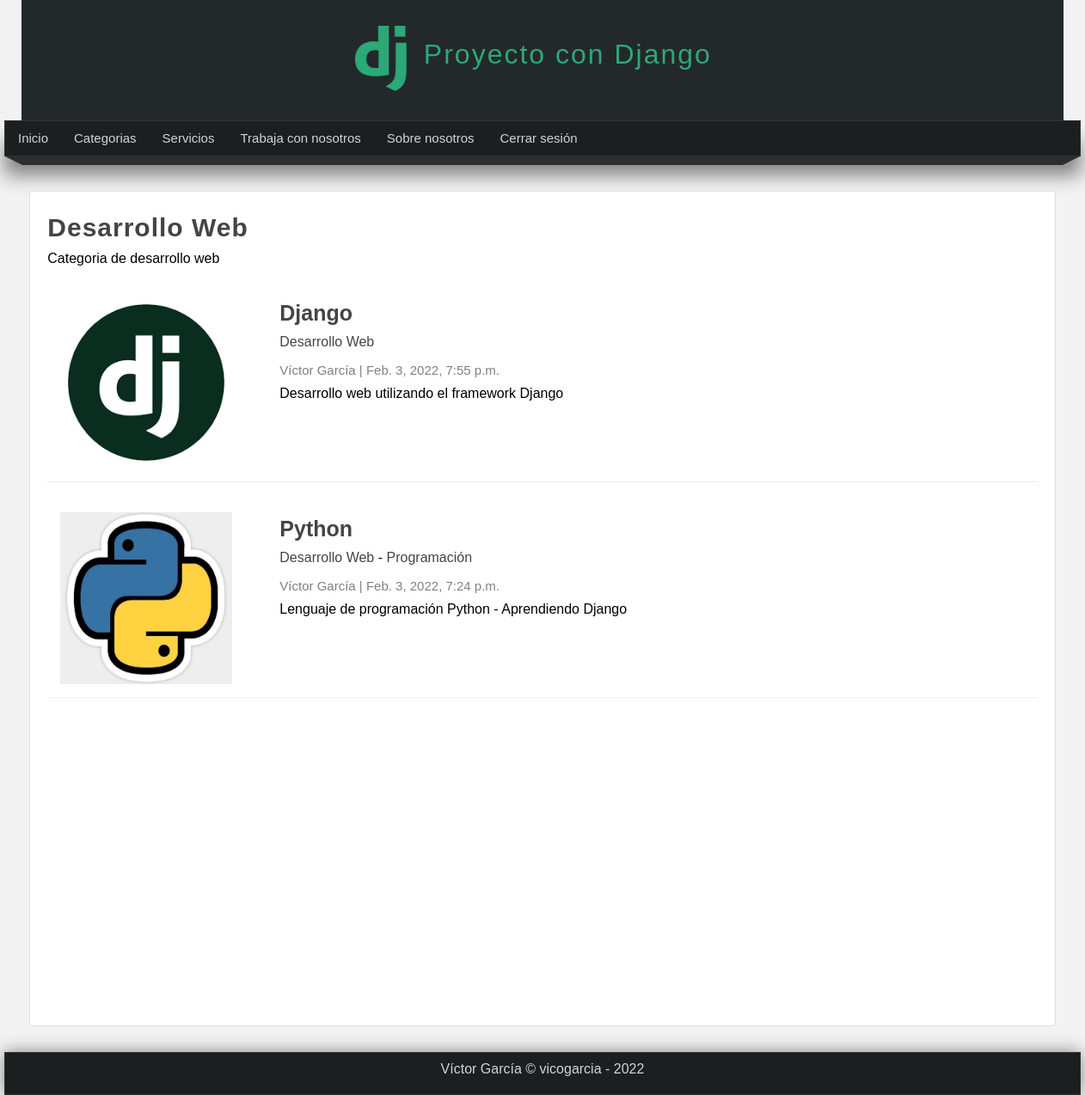
The page /categoria/1 (signed in) on the database its author committed.
### pages/models.py (models this page shows, shortened)
class Page(models.Model):
    title = models.CharField(max_length=50, verbose_name="Titulo")
    content= RichTextField(verbose_name="Contenido")
    slug= models.CharField(max_length=150, unique=True, verbose_name="URL amigable")
    order=models.IntegerField(default=0,verbose_name="orden")
    visible= models.BooleanField(verbose_name="Visible")
    created_at= models.DateTimeField(auto_now_add = True, verbose_name="Creado el")
    update_at= models.DateTimeField(auto_now=True, verbose_name="Actualizado el")
    class Meta:
        verbose_name = "Página"
        verbose_name_plural = "Páginas"

### blog/models.py (models this page shows, shortened)
class Category(models.Model):
    name = models.CharField(max_length=100,verbose_name="Nombre")
    description = models.CharField(max_length=255, verbose_name="Descripción")
    created_at = models.DateTimeField(auto_now_add=True, verbose_name="Creado el")
    class Meta:
        verbose_name = "Categoría"
        verbose_name_plural = "Categorías"

class Article(models.Model):
    title = models.CharField(max_length=150, verbose_name="Titulo")
    content = RichTextField(verbose_name = "Contenido")
    image = models.ImageField(default = 'null', verbose_name="Imagen", upload_to = "articles")
    public = models.BooleanField(verbose_name="Publicado")
    user = models.ForeignKey(User, editable= False, verbose_name="Usuario", on_delete=models.CASCADE)
    categories = models.ManyToManyField(Category, verbose_name="Categorias", blank=True, related_name="articles")
    created_at = models.DateTimeField(auto_now_add=True, verbose_name="Creado el")
    updated_at = models.DateTimeField(auto_now=True, verbose_name="Editado el")
    class Meta:
        verbose_name = "Artículo"
        verbose_name_plural = "Artículos"
        ordering = ['-created_at']

### blog/views.py (the view)
# urls.py: path('categoria/<int:category_id>', views.category, name='category'),
@login_required(login_url='login')
def category(request, category_id):
    category = get_object_or_404(Category,id=category_id)
    return render(request, 'categories/category.html', {
        'category': category,
    })

### blog/processor.py (called while the page is built)
def GetCategories(request):
    categories_use = Article.objects.filter(public=True).values_list('categories', flat= True)
    categories = Category.objects.filter(id__in=categories_use).values_list('id', 'name')
    return {
        'categories': categories,
        'ids':categories_use
    }

### pages/context_processors.py (called while the page is built)
def GetPages(request):
    pages = Page.objects.filter(visible=True).order_by('order').values_list('id', 'title', 'slug')
    return {
        'pages': pages
    }

### blog/templates/categories/category.html (shortened to what this page needs)
{% extends 'layouts/layout.html' %}
{% block content %}
    <h1 class="title">{{category.name}}</h1>
    <p>{{category.description}}</p>
    {% include 'articles/articles.html' with articles=category.articles.all %}
{% endblock content %}

### mainapp/templates/layouts/layout.html (shortened to what this page needs)
<!DOCTYPE html>
<html lang="es">
<head>
    {% load static %}
    <link rel="stylesheet" href={% static 'css/styles.css' %}>
</head>
<body>
    <header>
        <div id="logotipo">
            <img src="{% static 'images/logo.png' %}">
            <h1>Proyecto con Django</h1>
        </div>
    </header>
    <nav>
        <ul>
            <li><a href={% url 'index' %}>Inicio</a></li>
            {% if user.email %}
                <li><a href={% url 'list-articles' %}>Categorias</a>
                </li>
                {% for page in pages %}
                    <li><a href={% url 'page' page.2 %}>{{page.1}}</a></li>
                {% endfor %}
                <li><a href={% url 'logout' %}>Cerrar sesión</a></li>
            {% else %}
                <li><a href={% url 'register' %}>Registro</a></li>
                <li><a href={% url 'login' %}>Login</a></li>
            {% endif %}
        </ul>
    </nav>
    <div class="barra">
        <span class="esquina-izquierda"></span>
        <span class="relleno-barra"></span>
        <span class="esquina-derecha"></span>
    </div>
    <div id="content">
        <div class="box">
            {% block content %}{% endblock content %}
        </div>
    </div>
    <footer> Víctor García &copy; vicogarcia - {% now "Y" %} </footer>
</body>
</html>

### blog/templates/articles/articles.html (shortened to what this page needs)
    {% for article in articles %}
    <article class = "article-item">
        {% if article.image != 'null' and article.image.url|length >= 1  %}
            <div class="image">
                <img src="{{article.image.url}}">
            </div>
        {% endif %}
        <div class="data">
            <h2>
                <a href={% url 'article' article.id %}>{{article.title}}</a>
            </h2>
            <p>
                {% for category in article.categories.all %}
                    <a href={% url 'category' category.id %}>{{category.name}}</a>
                    {% if forloop.counter < article.categories.all|length %}
                        {{'-'}}
                    {% endif %}
                {% endfor %}
            </p>
            <span class="date">
                {{article.user.first_name}} {{article.user.last_name}}
                |
                {{article.created_at}}
            </span>
            <p>
                {{article.content|safe}}
            </p>
        </div>
    </article>
    {% endfor %}

### mainapp/static/css/styles.css (style rules this page uses)
* { margin: 0px; padding: 0px; font-family: sans-serif, Arial, Helvetica; text-decoration: none; }
body { background-color: #f2f2f2; }
.box p, .box h2, .box h3, .box ul { margin-top: 5px; margin-bottom: 5px; }
header { width: 1212px; height: 140px; background-color: #23282b; margin: 0px auto; }
#logotipo h1 { display: block; letter-spacing: 2px; font-weight: lighter; color: #2ba977;; float: left; margin-top: 35px; margin-left: 20px; }
#logotipo { width: 36%; height: 130px; margin: 0px auto; padding-top: 10px; }
#logotipo img { display: block; width: 60px; float: left; margin-top: 20px; }
nav { width: 1250px; height: 40px; background-color: #1b1f1f; border: 1px solid #333333; margin: 0 auto; box-shadow: 0px 22px 22px gray; font-size: 15px; }
nav > ul { list-style: none; text-decoration: none; }
nav > ul > li { line-height: 40px; float: left; }
nav > ul > li > a { display: block; padding-left: 15px; padding-right: 15px; color: #d1d4d6; }
.barra { width: 1250px; margin: 0 auto; }
.esquina-izquierda { display: block; border-left: 20px solid transparent; border-top: 10px solid #2b2f30; float: left; }
.esquina-derecha { display: block; border-right: 20px solid transparent; border-top: 10px solid #2b2f30; float: right; }
.relleno-barra { display: block; width: 1210px; background:#2b2f30; height: 10px; float: left; }
#content { width: 1212px; min-height: 930px; margin: 0 auto; margin-bottom: 30px; margin-top: 40px; }
.box { background: white; width: 95%; min-height: 930px; padding: 20px; border: 1px solid #ddd; border-radius: 2px; margin: 0 auto; }
.box .image { width: 45%; float: left; margin-right: 40px; }
.box .image img { width: 100%; }
.box a { color: #444; transition: all 100ms; }
.title { color: #444; letter-spacing: 1px; font-size: 30px; margin-bottom: 10px; margin-top: 5px; }
.date { display: block; color: gray; margin-top: 15px; margin-bottom: 15px; }
.article-item { margin-bottom: 20px; margin-top: 20px; padding: 15px; border-bottom: 1px solid #eee; clear: both; }
.article-item .image { width: 200px; height: 200px; float: left; overflow: hidden; }
.article-item .image img { height: 200px; }
.article-item .data { float: left; padding: 15px; padding-top: 0px; }
.article-item h2 { display: block; font-size: 25px; color: #333; margin-bottom: 10px; }
.article-item span.date { display: block; font-size: 15px; color: gray; margin-bottom: 10px; }
footer { width: 1250px; background-color: #1b1f1f; border: 1px solid #333; color: #d1d4d6; text-align: center; padding-top: 10px; padding-bottom: 20px; box-shadow: 0px 0px 20px gray; margin: 0 auto; }

### rows shown on the page
Page: title "Servicios"
Page: title "Trabaja con nosotros"
Page: title "Sobre nosotros"
Category: name "Desarrollo Web", description "Categoria de desarrollo web", value "-"
Article: image (picture), title "Django", user.first_name "Víctor", user.last_name "García", created_at "Feb. 3, 2022, 7:55 p.m.", content "Desarrollo web utilizando el framework Django"
Article: image (picture), title "Python", user.first_name "Víctor", user.last_name "García", created_at "Feb. 3, 2022, 7:24 p.m.", content "Lenguaje de programación Python - Aprendiendo Django"
Category: name "Programación"
